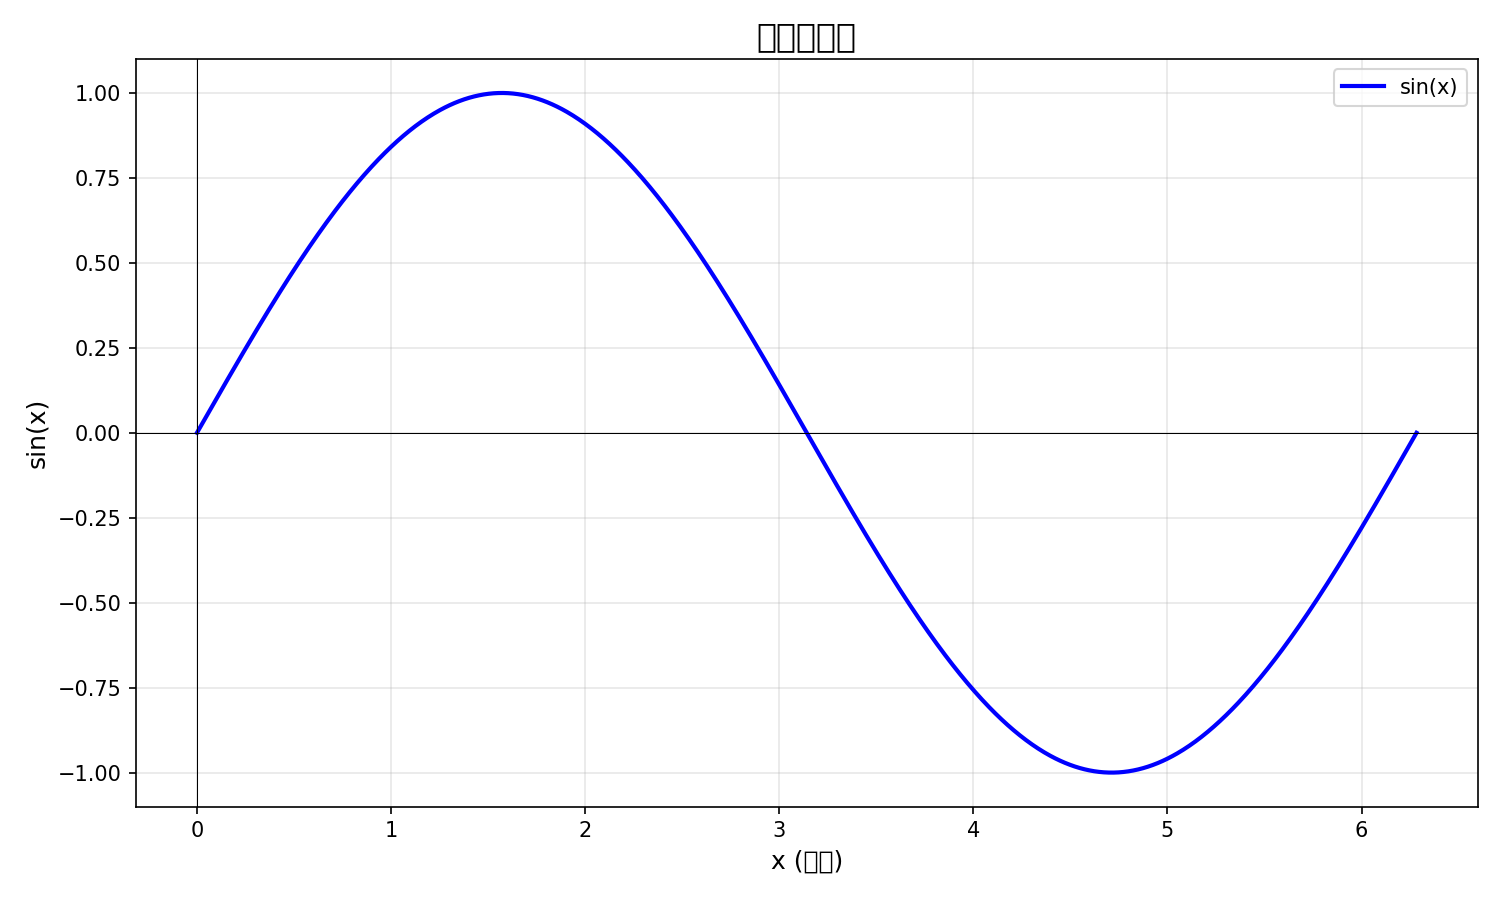

This figure's Python source:
import numpy as np
import matplotlib.pyplot as plt

# 生成正弦波数据
x = np.linspace(0, 2 * np.pi, 1000)  # 从0到2π，共1000个点
y = np.sin(x)

# 创建图像
plt.figure(figsize=(10, 6))
plt.plot(x, y, label='sin(x)', color='blue', linewidth=2)
plt.title('正弦波图像', fontsize=16)
plt.xlabel('x (弧度)', fontsize=12)
plt.ylabel('sin(x)', fontsize=12)
plt.axhline(y=0, color='black', linewidth=0.5)  # x轴
plt.axvline(x=0, color='black', linewidth=0.5)  # y轴
plt.grid(True, alpha=0.3)
plt.legend()
plt.tight_layout()

# 保存图像
plt.savefig('sine_wave.png', dpi=150)
print("正弦波图像已保存为 sine_wave.png")

# 显示图像（如果在本地运行）
# plt.show()
